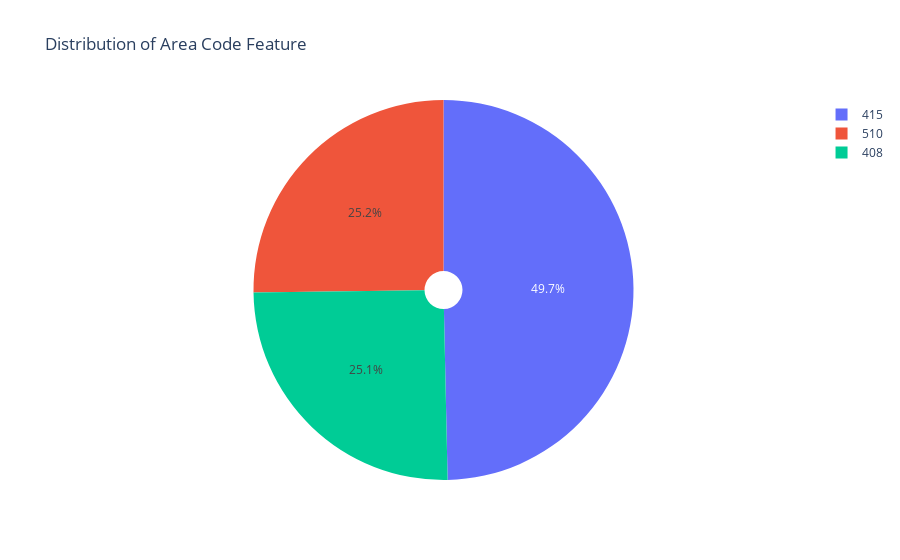

This figure's notebook cell:
### Markdown cell above
### Analysis on "area code"

### Code cell
# pie chart of area code feature with plotly
figure = px.pie(df,
               values=df['area code'].value_counts().values,
               names=df['area code'].value_counts().index,
               hole=.1,
               title='Distribution of Area Code Feature')
figure.show()

### Figure 1 — Plotly figure (JSON) as saved in the notebook; plotly's stock layout.template omitted (floating-point values rounded to 4 significant figures)
{"data": [{"domain": {"x": [0, 1], "y": [0, 1]}, "hole": 0.1, "hovertemplate": "label=%{label}<br>value=%{value}<extra></extra>", "labels": [415, 510, 408], "legendgroup": "", "name": "", "showlegend": true, "type": "pie", "values": [1655, 840, 838]}], "layout": {"autosize": true, "legend": {"tracegroupgap": 0}, "title": {"text": "Distribution of Area Code Feature"}}}
